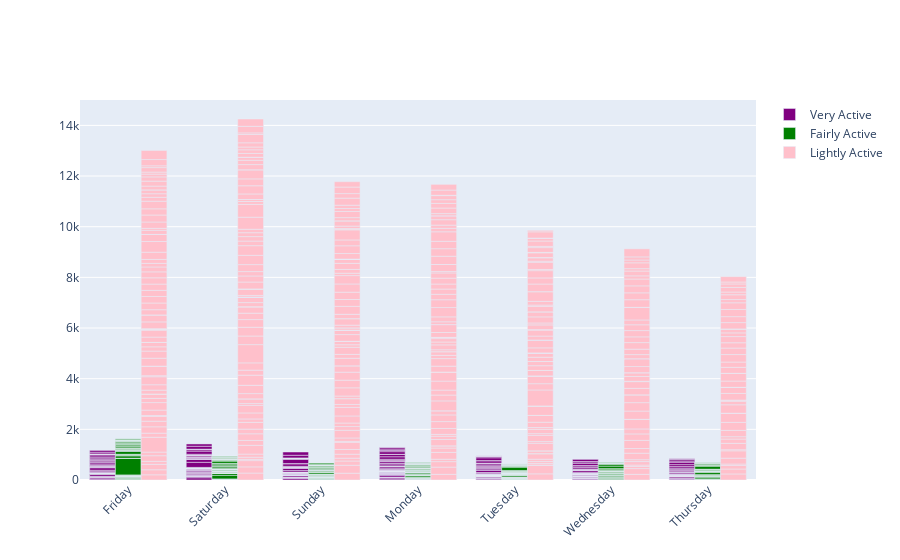

Notebook code cell kept with this figure:
### Code cell
#Look at the very active, fairly active and lightly active minutes for each day
fig = go.Figure()
fig.add_trace(go.Bar(
    x=data["Day"],
    y=data["VeryActiveMinutes"],
    name='Very Active',
    marker_color='purple'
))
fig.add_trace(go.Bar(
    x=data["Day"],
    y=data["FairlyActiveMinutes"],
    name='Fairly Active',
    marker_color='green'
))
fig.add_trace(go.Bar(
    x=data["Day"],
    y=data["LightlyActiveMinutes"],
    name='Lightly Active',
    marker_color='pink'
))
fig.update_layout(barmode='group', xaxis_tickangle=-45)
fig.show()

### Figure 1 — Plotly figure (JSON) as saved in the notebook; plotly's stock layout.template omitted (floating-point values rounded to 4 significant figures; data arrays with more than 128 entries replaced by an {"elided": "..."} marker saying what was removed)
{"data": [{"marker": {"color": "purple"}, "name": "Very Active", "type": "bar", "x": {"elided": "457 str values"}, "y": {"elided": "457 int values"}}, {"marker": {"color": "green"}, "name": "Fairly Active", "type": "bar", "x": {"elided": "457 str values"}, "y": {"elided": "457 int values"}}, {"marker": {"color": "pink"}, "name": "Lightly Active", "type": "bar", "x": {"elided": "457 str values"}, "y": {"elided": "457 int values"}}], "layout": {"barmode": "group", "xaxis": {"tickangle": -45}}}
